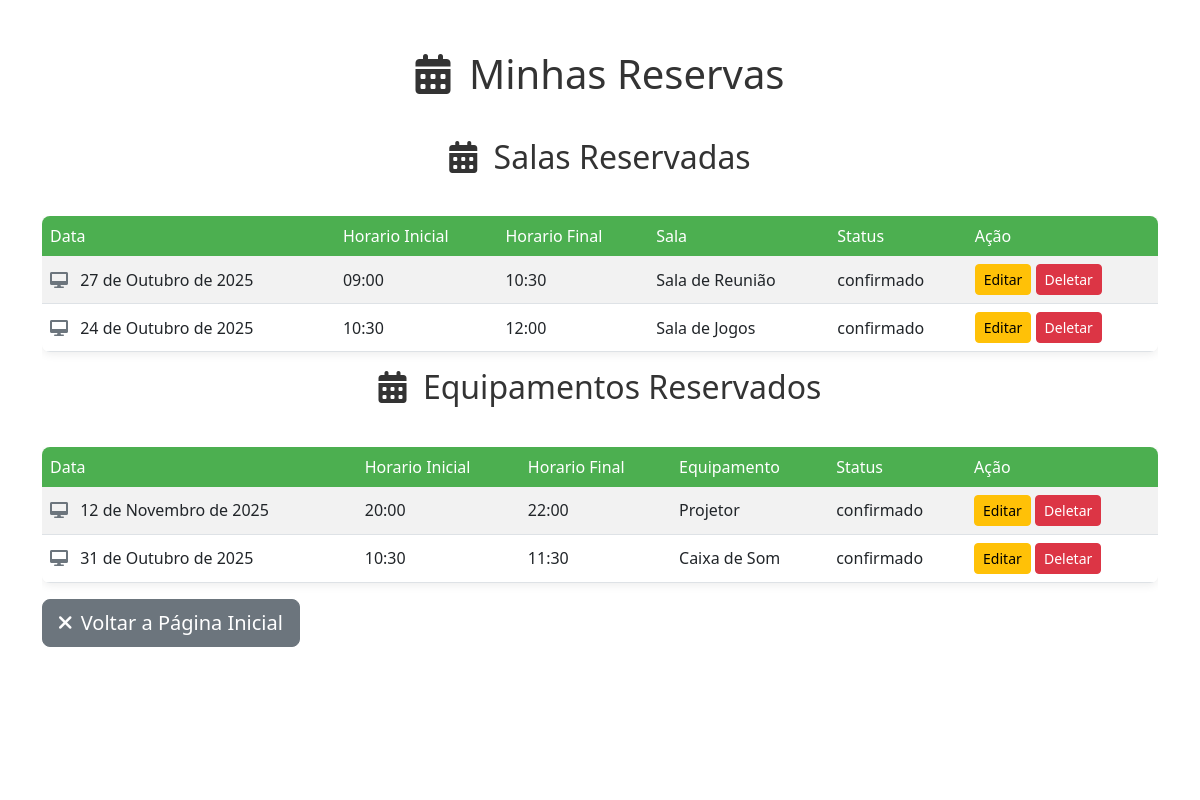
The app's page /reservas/ (signed in), older data.
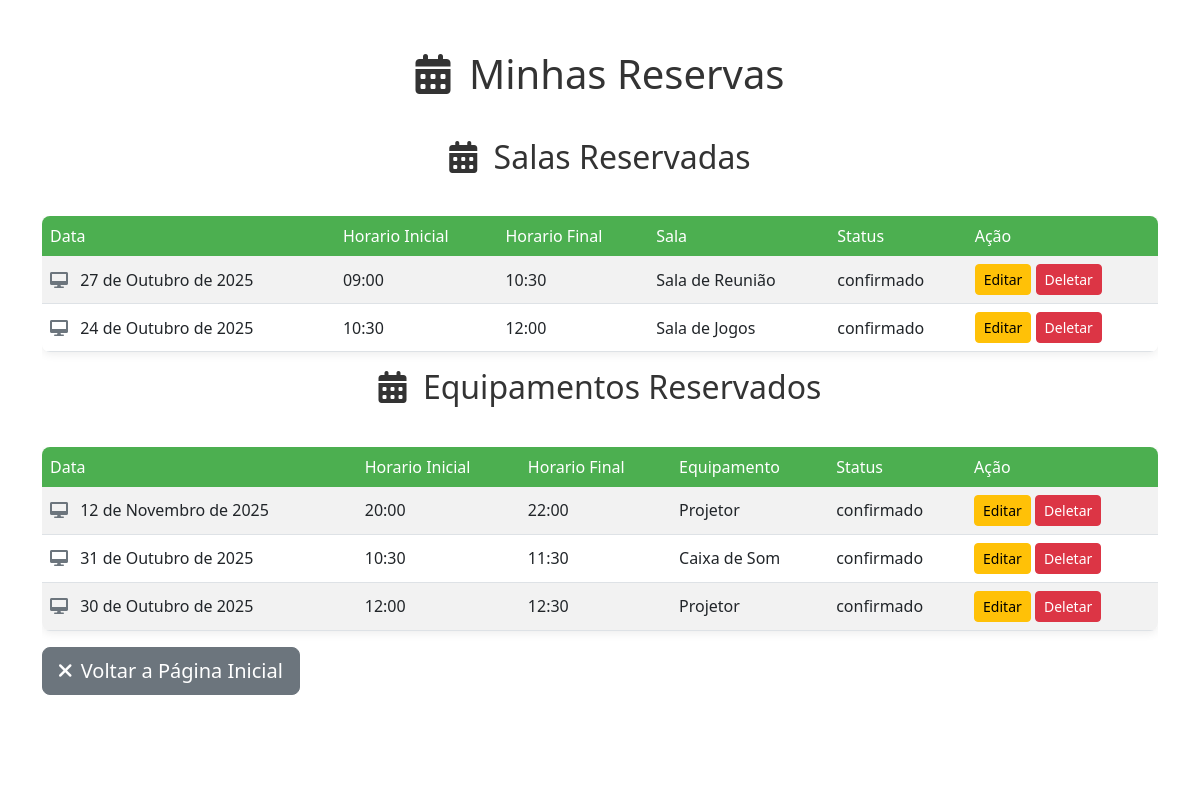
The same page, newer data.
### app/models.py (models this page shows, shortened)
class ReservaSala(models.Model):
    sala = models.ForeignKey(Sala, on_delete=models.PROTECT)
    data = models.DateField()
    hora_inicio = models.TimeField()
    hora_fim = models.TimeField()
    status = models.CharField(max_length=50, default='confirmado')

class Sala(models.Model):
    idSala = models.AutoField(primary_key=True)
    nome = models.CharField(max_length=100)
    capacidade = models.IntegerField()
    statusDisponibilidade = models.CharField(max_length=50, default='disponível')
    def __str__(self):
        return self.nome

class ReservaEquipamento(models.Model):
    equipamento = models.ForeignKey(Equipamento, on_delete=models.PROTECT)
    data = models.DateField()
    hora_inicio = models.TimeField()
    hora_fim = models.TimeField()
    status = models.CharField(max_length=50, default='confirmado')

class Equipamento(models.Model):
    idEquipamento = models.AutoField(primary_key=True)
    tipo = models.CharField(max_length=50)
    statusDisponibilidade = models.CharField(max_length=50, default='disponível')
    def __str__(self):
        return self.tipo

### app/views.py (the view)
# urls.py: path('reservas/', reservas, name='reservas'),
@login_required
def reservas(request):
    reservasSala = ReservaSala.objects.all().order_by('-data', '-hora_inicio', '-hora_fim')
    reservasEquipamento = ReservaEquipamento.objects.all().order_by('-data', '-hora_inicio', '-hora_fim')
    return render(request, 'reservas.html', {'reservaSala': reservasSala, 'reservaEquipamento': reservasEquipamento })

### app/templates/reservas.html (shortened to what this page needs)
{% load static %}
<!DOCTYPE html>
<html lang="pt-br">
<head>
    <link href="https://cdn.jsdelivr.net/npm/bootstrap@5.3.0/dist/css/bootstrap.min.css" rel="stylesheet">
    <link rel="stylesheet" href="https://cdnjs.cloudflare.com/ajax/libs/font-awesome/6.0.0-beta3/css/all.min.css" />
</head>
<body>
    <div class="page-background"></div>
    <div class="container dashboard-container">
        <h1 class="welcome-header">
            <i class="fas fa-calendar-alt me-2"></i> Minhas Reservas
        </h1>
        <h2 class="welcome-header">
            <i class="fas fa-calendar-alt me-2"></i> Salas Reservadas
        </h2>
        <div class="table-responsive">
            <table class="table table-striped table-hover align-middle">
                <thead>
                    <tr>
                        <th scope="col">Data</th>
                        <th scope="col">Horario Inicial</th>
                        <th scope="col">Horario Final</th>
                        <th scope="col">Sala</th>
                        <th scope="col">Status</th>
                        <th scope="col">Ação</th>
                    </tr>
                </thead>
                <tbody>
                    {%for r in reservaSala%}
                    <tr>
                        <td><i class="fas fa-desktop me-2 text-secondary"></i> {{ r.data }}</td>
                        <td>{{ r.hora_inicio }}</td>
                        <td>{{ r.hora_fim }}</td>
                        <td>{{ r.sala }}</td>
                        <td>{{ r.status }}</td>
                        <td>
                            <a href="{% url 'editar_reserva_sala' r.id %}" class="btn btn-warning btn-sm">Editar</a>
                            <a href="{% url 'deletar_reserva_sala' r.id %}" class="btn btn-danger btn-sm">Deletar</a>
                        </td>
                    {% empty %}
                    <tr>
                        <td colspan="4" class="text-center">Nenhum aluno cadastrado.</td>
                    </tr>
                    {%endfor%}
                </tbody>
            </table>
        </div>
        <h2 class="welcome-header">
            <i class="fas fa-calendar-alt me-2"></i> Equipamentos Reservados
        </h2>
        <div class="table-responsive">
            <table class="table table-striped table-hover align-middle">
                <thead>
                    <tr>
                        <th scope="col">Data</th>
                        <th scope="col">Horario Inicial</th>
                        <th scope="col">Horario Final</th>
                        <th scope="col">Equipamento</th>
                        <th scope="col">Status</th>
                        <th scope="col">Ação</th>
                    </tr>
                </thead>
                <tbody>
                    {%for r in reservaEquipamento%}
                    <tr>
                        <td><i class="fas fa-desktop me-2 text-secondary"></i> {{ r.data }}</td>
                        <td>{{ r.hora_inicio }}</td>
                        <td>{{ r.hora_fim }}</td>
                        <td>{{ r.equipamento }}</td>
                        <td>{{ r.status }}</td>
                        <td>
                            <a href="{% url 'editar_reserva_equipamento' r.id %}" class="btn btn-warning btn-sm">Editar</a>
                            <a href="{% url 'deletar_reserva_equipamento' r.id %}" class="btn btn-danger btn-sm">Deletar</a>
                        </td>
                    </tr>
                    {% empty %}
                    <tr>
                        <td colspan="4" class="text-center">Nenhum Equipamento Reservado.</td>
                    </tr>
                    {%endfor%}
                </tbody>
            </table>
        </div>
        <a href="{% url 'index' %}" class="btn btn-secondary btn-lg order-md-1">
            <i class="fas fa-times me-1"></i> Voltar a Página Inicial
        </a>
    </div>
</body>
</html>

### app/templates/reservas.html (style rules this page uses)
:root { --if-green: #4CAF50; --if-green-dark: #45a049; }
body { background-color: #ffffff; position: relative; }
.page-background { position: absolute; top: 0; left: 0; width: 100%; height: 100%; overflow: hidden; z-index: -1; }
.page-background::before { content: ''; position: absolute; top: 0; left: 0; width: 100%; height: 100%; background-image: url('https://www.ifbaiano.edu.br/unidades/bonfim/files/2019/09/imagem-destacada-alunas.jpg'); background-size: cover; background-position: center; background-repeat: no-repeat; opacity: 0.15; }
.dashboard-container { padding-top: 50px; padding-bottom: 50px; min-height: 100vh; }
.welcome-header { margin-bottom: 40px; font-weight: 300; text-align: center; color: #333; }
.table { background-color: white; border-radius: 8px; overflow: hidden; box-shadow: 0 2px 10px rgba(0, 0, 0, 0.08); }
.table thead th { background-color: var(--if-green); color: white; font-weight: 500; border-bottom: none; }

Row changes from the older to the newer data that the page shows:
added ReservaEquipamento: data "30 de Outubro de 2025", hora_inicio "12:00", hora_fim "12:30", equipamento "Projetor", status "confirmado"
